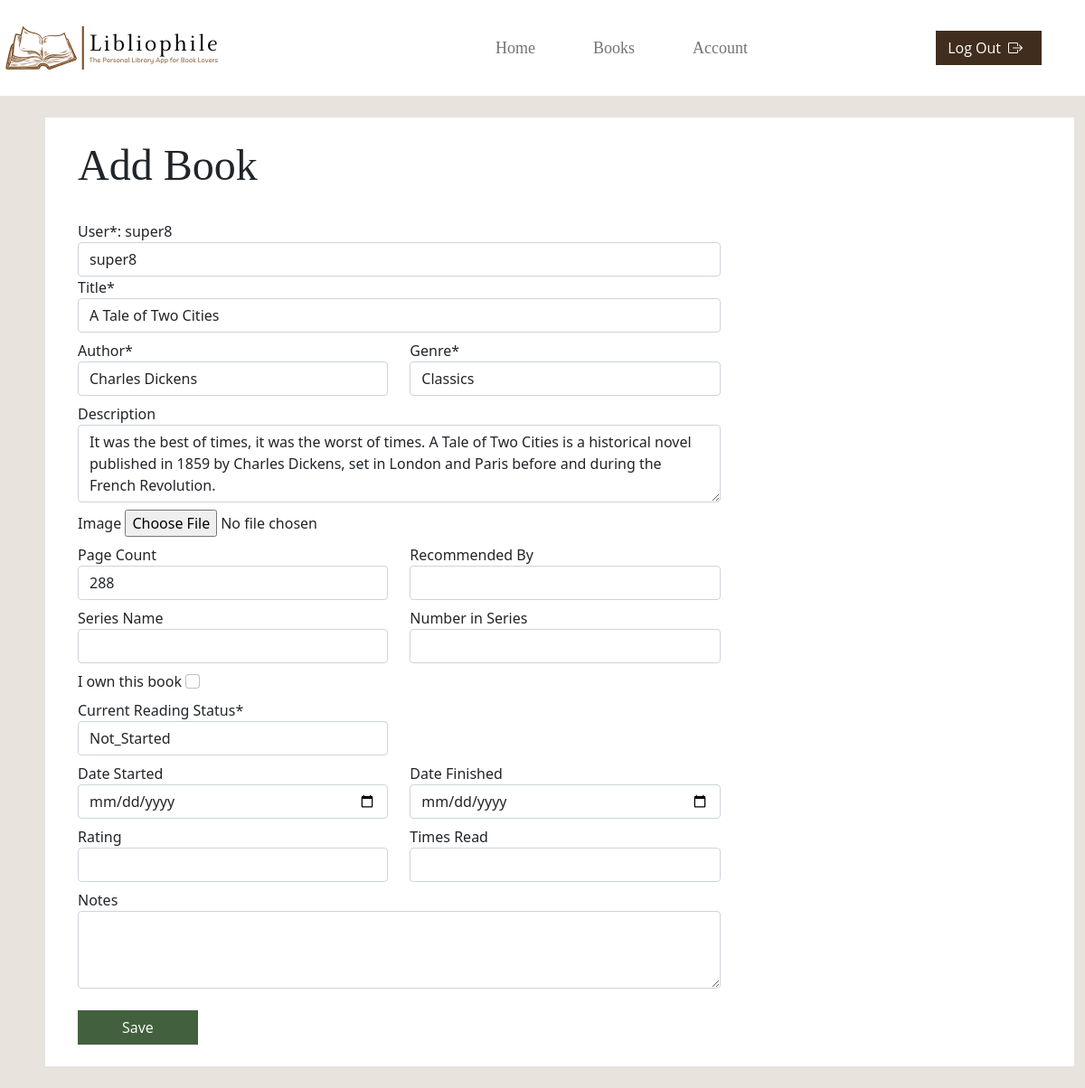
/booksapp/update-book/5 (signed in), run on the app's committed database.
### booksapp/models.py (models this page shows, shortened)
class Book(models.Model):
    user = models.ForeignKey(User, on_delete=models.CASCADE)
    title = models.CharField(max_length=200)
    author = models.CharField(max_length=200)
    genre = models.CharField(max_length=200)
    description = models.TextField(null=True, blank=True)
    image = models.ImageField(upload_to='images', default="images/default.jpg")
    page_count = models.PositiveIntegerField(null=True, blank=True)
    recommended_by = models.CharField(max_length=200, null=True, blank=True)
    series_name = models.CharField(max_length=200, null=True, blank=True)
    series_number = models.PositiveIntegerField(null=True, blank=True)
    owned = models.BooleanField()
    date_added = models.DateTimeField(default=datetime.now, blank=True)
    READ_STATUS_CHOICES = [
        ("NOT_STARTED", "Not_Started"),
        ("IN_PROGRESS", "In_Progress"),
        ("FINISHED", "Finished")
    ]
    read_status = models.CharField(max_length=12, choices=READ_STATUS_CHOICES, default="NOT_STARTED")
    rating = models.FloatField(
        null=True,
        blank=True,
        validators=[
            MaxValueValidator(5.0),
            MinValueValidator(0.0)
        ]
    )
    notes = models.TextField(null=True, blank=True)
    date_started = models.DateField(null=True, blank=True)
    date_finished = models.DateField(null=True, blank=True)
    times_read = models.PositiveIntegerField(null=True, blank=True)

### booksapp/views.py (the view)
# urls.py: path('update-book/<int:id>', views.update_book, name="update_book"),
@login_required
def update_book(request, id):
    book = Book.objects.get(id=id)
    form = BookForm(request.POST or None, request.FILES or None, instance=book)
    if form.is_valid():
        form.save()
        messages.success(request, f'This book has been updated')
        return redirect('/booksapp/booklist')
    return render(request, 'booksapp/book-form.html', {'form': form})

### booksapp/templates/booksapp/book-form.html (shortened to what this page needs)
{% extends 'booksapp/base.html' %}
{% block body %}
    <div class="container-fluid hero-2 pb-4 py-4 bg-soft">
        <div class="container bg-white py-4">
            <div class="container">
                <div class="container">
                    <h1>Add Book</h1>
                    <br>
                    <form method="POST" class="col-md-8 justify-content-center" enctype="multipart/form-data">
                        <div class="row">
                            <div class="col form-group">
                                <label for="inputUser">User*: {{ user.username }}</label>
                                {{ form.user }}
                            </div>
                        </div>
                        <div class="row">
                            <div class="col form-group">
                                <label for="inputTitle">Title*</label>
                                {{ form.title }}
                            </div>
                        </div>
                        <div class="row pt-2">
                            <div class="form-group col-md-6">
                                <label for="inputAuthor">Author*</label>
                                {{ form.author }}
                            </div>
                            <div class="form-group col-md-6">
                                <label for="inputGenre">Genre*</label>
                                {{ form.genre }}
                            </div>
                        </div>
                        <div class="row pt-2">
                            <div class="form-group">
                                <label for="inputDescription">Description</label>
                                {{ form.description }}
                            </div>
                        </div>
                        <div class="row pt-2">
                            <div class="form-group">
                                <label for="inputImage">Image</label>
                                {{ form.image }}
                            </div>
                        </div>
                        <div class="row pt-2">
                            <div class="form-group col-md-6">
                                <label for="inputPageCount">Page Count</label>
                                {{ form.page_count }}
                            </div>
                            <div class="form-group col-md-6">
                                <label for="inputRecommended">Recommended By</label>
                                {{ form.recommended_by }}
                            </div>
                        </div>
                        <div class="row pt-2">
                            <div class="form-group col-md-6">
                                <label for="inputSeriesName">Series Name</label>
                                {{ form.series_name }}
                            </div>
                            <div class="form-group col-md-6">
                                <label for="inputSeriesNumber">Number in Series</label>
                                {{ form.series_number }}
                            </div>
                        </div>
                        <div class="row pt-2">
                            <div class="form-group">
                                <label for="inputOwned">I own this book</label>
                                {{ form.owned }}
                            </div>
                        </div>
                        <div class="row pt-2">
                            <div class="form-group col-md-6">
                                <label for="inputReadStatus">Current Reading Status*</label>
                                {{ form.read_status }}
                            </div>
                        </div>
                        <div class="row pt-2">
                            <div class="form-group col-md-6">
                                <label for="inputDateStarted">Date Started</label>
                                {{ form.date_started }}
                            </div>
                            <div class="form-group col-md-6">
                                <label for="inputDateFinished">Date Finished</label>
                                {{ form.date_finished }}
                            </div>
                        </div>
                        <div class="row pt-2">
                            <div class="form-group col-md-6">
                                <label for="inputRating">Rating</label>
                                {{ form.rating }}
                            </div>
                            <div class="form-group col-md-6">
                                <label for="inputTimesRead">Times Read</label>
                                {{ form.times_read }}
                            </div>
                        </div>
                        <div class="row pt-2">
                            <div class="form-group">
                                <label for="inputNotes">Notes</label>
                                {{ form.notes }}
                            </div>
                        </div>
                        <br>
                        <button type="submit" class="btn btn-success px-5">Save</button>
                    </form>
                </div>
            </div>
        </div>
   </div>
{% endblock %}

### booksapp/static/booksapp/custom.css (style rules this page uses)
h1 { font-family: 'Baskervville', serif; font-size: xxx-large; }
.hero-2 { padding-left: 50px; }
.btn { border-radius: 0; font-family: 'Open Sans', sans-serif; }
.bg-soft { background-color: #E8E3DD; }
.btn-success { background-color: #43603E; border-color: #43603E; }

### data on the page
Book: user "super8", title "A Tale of Two Cities", author "Charles Dickens", genre "Classics", description "It was the best of times, it was the worst of times. A Tale of Two Cities is a historical novel published in 1859 by Charles Dickens, set in London and Paris before and during the French Revolution.", page_count "288", read_status "Not_Started"

### other printed values
{{ user.username }} "super8"
